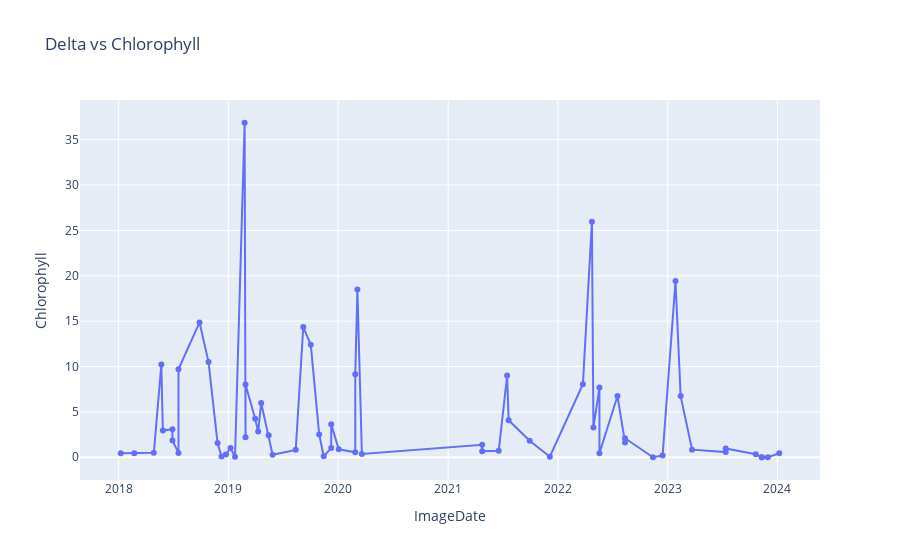

The notebook cell this image was saved under:
### Code cell
fig = px.line(res_read, x="ImageDate", y="Chlorophyll", markers=True, title="Delta vs Chlorophyll")
fig.show()

### Figure 1 — Plotly figure (JSON) as saved in the notebook; plotly's stock layout.template omitted (floating-point values rounded to 4 significant figures)
{"data": [{"hovertemplate": "ImageDate=%{x}<br>Chlorophyll=%{y}<extra></extra>", "legendgroup": "", "line": {"color": "#636efa", "dash": "solid"}, "marker": {"symbol": "circle"}, "mode": "lines+markers", "name": "", "orientation": "v", "showlegend": false, "type": "scatter", "x": ["2018-01-08", "2018-02-22", "2018-04-28", "2018-05-23", "2018-05-28", "2018-06-29", "2018-06-29", "2018-07-19", "2018-07-19", "2018-09-27", "2018-10-27", "2018-11-26", "2018-12-09", "2018-12-24", "2019-01-08", "2019-01-23", "2019-02-24", "2019-02-27", "2019-02-27", "2019-03-31", "2019-04-10", "2019-04-20", "2019-05-15", "2019-05-28", "2019-08-13", "2019-09-07", "2019-10-02", "2019-10-30", "2019-11-14", "2019-12-09", "2019-12-09", "2020-01-03", "2020-02-27", "2020-02-27", "2020-03-05", "2020-03-20", "2021-04-24", "2021-04-24", "2021-06-18", "2021-07-16", "2021-07-21", "2021-09-29", "2021-12-05", "2022-03-25", "2022-04-24", "2022-04-29", "2022-05-19", "2022-05-19", "2022-07-18", "2022-08-12", "2022-08-12", "2022-11-13", "2022-12-15", "2023-01-27", "2023-02-13", "2023-03-23", "2023-07-13", "2023-07-13", "2023-10-21", "2023-11-10", "2023-11-10", "2023-11-30", "2024-01-07"], "xaxis": "x", "y": [0.4379, 0.4326, 0.4979, 10.22, 2.936, 3.097, 1.857, 0.4792, 9.699, 14.86, 10.49, 1.57, 0.08736, 0.3024, 1.024, 0.05618, 36.87, 2.212, 8.011, 4.251, 2.846, 5.975, 2.416, 0.2749, 0.8141, 14.35, 12.41, 2.506, 0.1172, 1.01, 3.624, 0.8711, 0.5533, 9.155, 18.5, 0.3538, 1.38, 0.6534, 0.7078, 9.002, 4.068, 1.823, 0.0647, 8.051, 25.96, 3.278, 7.682, 0.4381, 6.744, 1.631, 2.093, 0, 0.1815, 19.42, 6.741, 0.8345, 0.5667, 0.9716, 0.3293, 0, 0, 0.005956, 0.4384], "yaxis": "y"}], "layout": {"autosize": true, "legend": {"tracegroupgap": 0}, "title": {"text": "Delta vs Chlorophyll"}, "xaxis": {"anchor": "y", "autorange": true, "domain": [0, 1], "range": ["2017-08-28 10:32:19.255", "2024-05-18 13:27:40.745"], "title": {"text": "ImageDate"}, "type": "date"}, "yaxis": {"anchor": "x", "autorange": true, "domain": [0, 1], "range": [-3.043, 39.91], "title": {"text": "Chlorophyll"}, "type": "linear"}}}
